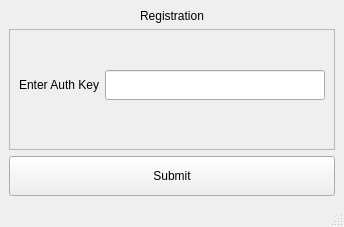
<?xml version="1.0" encoding="UTF-8"?>
<ui version="4.0">
 <class>MainWindow</class>
 <widget class="QMainWindow" name="MainWindow">
  <property name="geometry">
   <rect>
    <x>0</x>
    <y>0</y>
    <width>344</width>
    <height>227</height>
   </rect>
  </property>
  <property name="windowTitle">
   <string>Authentication</string>
  </property>
  <widget class="QWidget" name="centralwidget">
   <layout class="QVBoxLayout" name="verticalLayout_2">
    <item alignment="Qt::AlignHCenter">
     <widget class="QLabel" name="label_2">
      <property name="sizePolicy">
       <sizepolicy hsizetype="Preferred" vsizetype="Fixed">
        <horstretch>0</horstretch>
        <verstretch>0</verstretch>
       </sizepolicy>
      </property>
      <property name="minimumSize">
       <size>
        <width>0</width>
        <height>0</height>
       </size>
      </property>
      <property name="styleSheet">
       <string notr="true">font: 63 20pt &quot;Open Sans Semibold&quot;;</string>
      </property>
      <property name="text">
       <string>Registration</string>
      </property>
     </widget>
    </item>
    <item>
     <widget class="QFrame" name="frame">
      <property name="sizePolicy">
       <sizepolicy hsizetype="Preferred" vsizetype="Preferred">
        <horstretch>0</horstretch>
        <verstretch>0</verstretch>
       </sizepolicy>
      </property>
      <property name="styleSheet">
       <string notr="true">font: 9pt &quot;MS Shell Dlg 2&quot;;</string>
      </property>
      <property name="frameShape">
       <enum>QFrame::StyledPanel</enum>
      </property>
      <property name="frameShadow">
       <enum>QFrame::Raised</enum>
      </property>
      <layout class="QGridLayout" name="gridLayout">
       <property name="topMargin">
        <number>0</number>
       </property>
       <item row="0" column="0">
        <widget class="QLabel" name="label">
         <property name="text">
          <string>Enter Auth Key</string>
         </property>
        </widget>
       </item>
       <item row="0" column="1">
        <widget class="QLineEdit" name="lineEdit">
         <property name="sizePolicy">
          <sizepolicy hsizetype="Expanding" vsizetype="Fixed">
           <horstretch>0</horstretch>
           <verstretch>0</verstretch>
          </sizepolicy>
         </property>
         <property name="minimumSize">
          <size>
           <width>0</width>
           <height>30</height>
          </size>
         </property>
        </widget>
       </item>
      </layout>
     </widget>
    </item>
    <item>
     <widget class="QPushButton" name="pushButton">
      <property name="sizePolicy">
       <sizepolicy hsizetype="Minimum" vsizetype="Fixed">
        <horstretch>0</horstretch>
        <verstretch>0</verstretch>
       </sizepolicy>
      </property>
      <property name="minimumSize">
       <size>
        <width>0</width>
        <height>40</height>
       </size>
      </property>
      <property name="text">
       <string>Submit</string>
      </property>
     </widget>
    </item>
   </layout>
  </widget>
  <widget class="QStatusBar" name="statusbar"/>
 </widget>
 <resources/>
 <connections/>
</ui>
